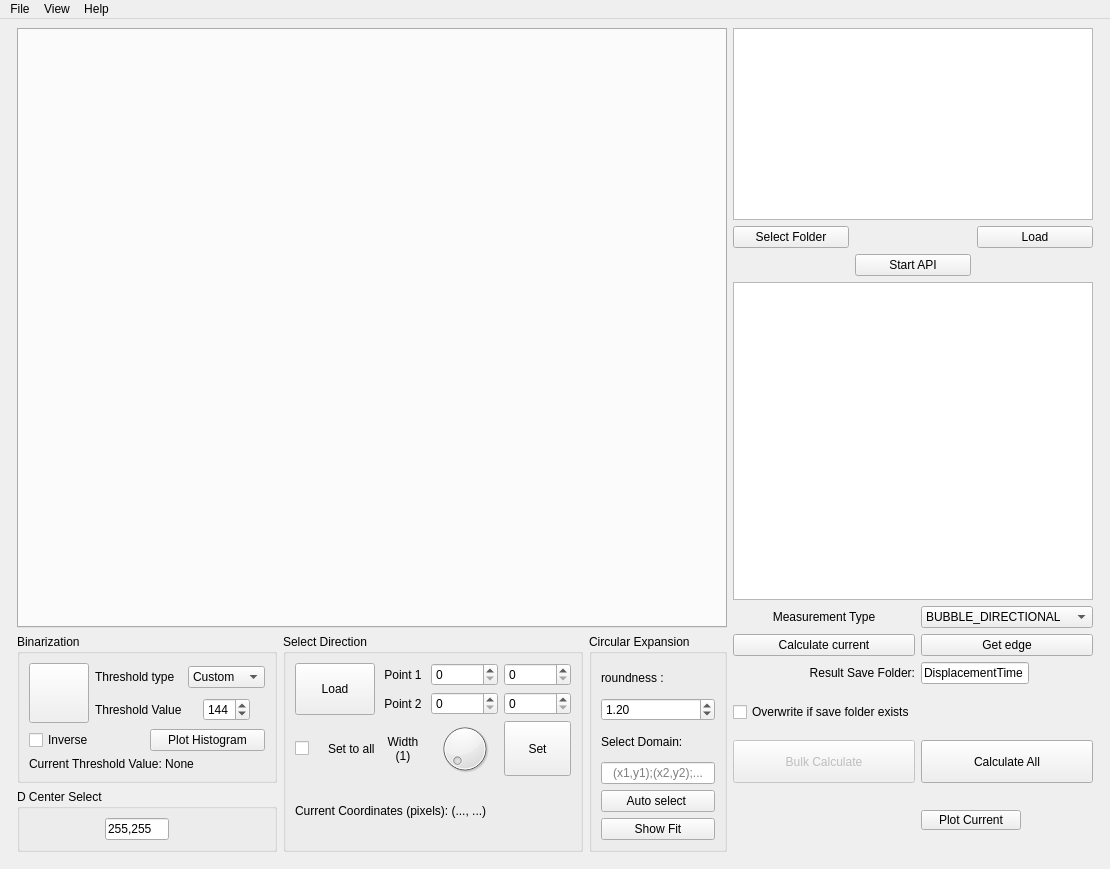
<?xml version="1.0" encoding="UTF-8"?>
<ui version="4.0">
 <class>MainWindow</class>
 <widget class="QMainWindow" name="MainWindow">
  <property name="windowModality">
   <enum>Qt::NonModal</enum>
  </property>
  <property name="geometry">
   <rect>
    <x>0</x>
    <y>0</y>
    <width>1065</width>
    <height>865</height>
   </rect>
  </property>
  <property name="windowTitle">
   <string>MODVORTEx</string>
  </property>
  <widget class="QWidget" name="centralwidget">
   <layout class="QGridLayout" name="gridLayout_5">
    <item row="0" column="0">
     <layout class="QGridLayout" name="gridLayout">
      <property name="leftMargin">
       <number>8</number>
      </property>
      <property name="rightMargin">
       <number>8</number>
      </property>
      <property name="bottomMargin">
       <number>8</number>
      </property>
      <item row="7" column="4">
       <widget class="QPushButton" name="plot_button">
        <property name="enabled">
         <bool>true</bool>
        </property>
        <property name="sizePolicy">
         <sizepolicy hsizetype="Minimum" vsizetype="Minimum">
          <horstretch>0</horstretch>
          <verstretch>0</verstretch>
         </sizepolicy>
        </property>
        <property name="minimumSize">
         <size>
          <width>0</width>
          <height>0</height>
         </size>
        </property>
        <property name="maximumSize">
         <size>
          <width>100</width>
          <height>20</height>
         </size>
        </property>
        <property name="text">
         <string>Plot Current</string>
        </property>
       </widget>
      </item>
      <item row="3" column="2" rowspan="5">
       <widget class="QGroupBox" name="groupBox_4">
        <property name="sizePolicy">
         <sizepolicy hsizetype="Preferred" vsizetype="Preferred">
          <horstretch>1</horstretch>
          <verstretch>0</verstretch>
         </sizepolicy>
        </property>
        <property name="minimumSize">
         <size>
          <width>138</width>
          <height>200</height>
         </size>
        </property>
        <property name="title">
         <string>Circular Expansion</string>
        </property>
        <layout class="QGridLayout" name="gridLayout_9">
         <item row="0" column="0">
          <widget class="QLabel" name="label_9">
           <property name="text">
            <string>roundness :</string>
           </property>
          </widget>
         </item>
         <item row="1" column="0">
          <widget class="QDoubleSpinBox" name="roundness_box">
           <property name="maximum">
            <double>10.000000000000000</double>
           </property>
           <property name="singleStep">
            <double>0.100000000000000</double>
           </property>
           <property name="value">
            <double>1.200000000000000</double>
           </property>
          </widget>
         </item>
         <item row="2" column="0">
          <widget class="QLabel" name="label_10">
           <property name="enabled">
            <bool>true</bool>
           </property>
           <property name="text">
            <string>Select Domain:</string>
           </property>
          </widget>
         </item>
         <item row="3" column="0">
          <widget class="QLineEdit" name="select_domain_line">
           <property name="toolTip">
            <string>Leave empty if you do not want to filter domains</string>
           </property>
           <property name="inputMask">
            <string/>
           </property>
           <property name="text">
            <string/>
           </property>
           <property name="alignment">
            <set>Qt::AlignCenter</set>
           </property>
           <property name="placeholderText">
            <string>(x1,y1);(x2,y2);...</string>
           </property>
          </widget>
         </item>
         <item row="4" column="0">
          <widget class="QPushButton" name="dselect_button">
           <property name="text">
            <string>Auto select </string>
           </property>
          </widget>
         </item>
         <item row="5" column="0">
          <widget class="QPushButton" name="show_domain_fit">
           <property name="text">
            <string>Show Fit</string>
           </property>
          </widget>
         </item>
        </layout>
       </widget>
      </item>
      <item row="6" column="3">
       <widget class="QPushButton" name="bulkcalcButton">
        <property name="enabled">
         <bool>false</bool>
        </property>
        <property name="sizePolicy">
         <sizepolicy hsizetype="Preferred" vsizetype="Preferred">
          <horstretch>0</horstretch>
          <verstretch>0</verstretch>
         </sizepolicy>
        </property>
        <property name="text">
         <string>Bulk Calculate</string>
        </property>
       </widget>
      </item>
      <item row="4" column="3">
       <widget class="QLabel" name="label_7">
        <property name="layoutDirection">
         <enum>Qt::LeftToRight</enum>
        </property>
        <property name="text">
         <string>Result Save Folder:</string>
        </property>
        <property name="alignment">
         <set>Qt::AlignRight|Qt::AlignTrailing|Qt::AlignVCenter</set>
        </property>
       </widget>
      </item>
      <item row="2" column="3">
       <widget class="QLabel" name="label_11">
        <property name="text">
         <string>Measurement Type</string>
        </property>
        <property name="alignment">
         <set>Qt::AlignCenter</set>
        </property>
        <property name="wordWrap">
         <bool>true</bool>
        </property>
       </widget>
      </item>
      <item row="6" column="4">
       <widget class="QPushButton" name="calcAllButton">
        <property name="sizePolicy">
         <sizepolicy hsizetype="Preferred" vsizetype="Preferred">
          <horstretch>0</horstretch>
          <verstretch>0</verstretch>
         </sizepolicy>
        </property>
        <property name="text">
         <string>Calculate All</string>
        </property>
       </widget>
      </item>
      <item row="4" column="4">
       <widget class="QLineEdit" name="save_folder">
        <property name="sizePolicy">
         <sizepolicy hsizetype="Fixed" vsizetype="Fixed">
          <horstretch>0</horstretch>
          <verstretch>0</verstretch>
         </sizepolicy>
        </property>
        <property name="text">
         <string>DisplacementTime</string>
        </property>
       </widget>
      </item>
      <item row="1" column="3" colspan="2">
       <widget class="QTextBrowser" name="textOutput"/>
      </item>
      <item row="3" column="0" rowspan="4">
       <widget class="QGroupBox" name="groupBox_3">
        <property name="sizePolicy">
         <sizepolicy hsizetype="Preferred" vsizetype="Preferred">
          <horstretch>1</horstretch>
          <verstretch>0</verstretch>
         </sizepolicy>
        </property>
        <property name="minimumSize">
         <size>
          <width>260</width>
          <height>0</height>
         </size>
        </property>
        <property name="title">
         <string>Binarization</string>
        </property>
        <layout class="QGridLayout" name="gridLayout_7">
         <item row="2" column="0" colspan="2">
          <widget class="QLabel" name="label_3">
           <property name="text">
            <string>Current Threshold Value: None</string>
           </property>
          </widget>
         </item>
         <item row="1" column="0">
          <widget class="QCheckBox" name="inverse">
           <property name="text">
            <string>Inverse</string>
           </property>
          </widget>
         </item>
         <item row="0" column="0" colspan="2">
          <layout class="QGridLayout" name="gridLayout_2">
           <property name="sizeConstraint">
            <enum>QLayout::SetMinimumSize</enum>
           </property>
           <item row="0" column="0" rowspan="2">
            <widget class="ActionButton" name="binarize_button">
             <property name="sizePolicy">
              <sizepolicy hsizetype="Minimum" vsizetype="Fixed">
               <horstretch>0</horstretch>
               <verstretch>0</verstretch>
              </sizepolicy>
             </property>
             <property name="minimumSize">
              <size>
               <width>60</width>
               <height>60</height>
              </size>
             </property>
             <property name="maximumSize">
              <size>
               <width>60</width>
               <height>60</height>
              </size>
             </property>
             <property name="sizeIncrement">
              <size>
               <width>0</width>
               <height>0</height>
              </size>
             </property>
             <property name="palette">
              <palette>
               <active>
                <colorrole role="WindowText">
                 <brush brushstyle="SolidPattern">
                  <color alpha="255">
                   <red>0</red>
                   <green>0</green>
                   <blue>0</blue>
                  </color>
                 </brush>
                </colorrole>
                <colorrole role="Button">
                 <brush brushstyle="SolidPattern">
                  <color alpha="255">
                   <red>240</red>
                   <green>240</green>
                   <blue>240</blue>
                  </color>
                 </brush>
                </colorrole>
                <colorrole role="Light">
                 <brush brushstyle="SolidPattern">
                  <color alpha="255">
                   <red>255</red>
                   <green>255</green>
                   <blue>255</blue>
                  </color>
                 </brush>
                </colorrole>
                <colorrole role="Midlight">
                 <brush brushstyle="SolidPattern">
                  <color alpha="255">
                   <red>247</red>
                   <green>247</green>
                   <blue>247</blue>
                  </color>
                 </brush>
                </colorrole>
                <colorrole role="Dark">
                 <brush brushstyle="SolidPattern">
                  <color alpha="255">
                   <red>120</red>
                   <green>120</green>
                   <blue>120</blue>
                  </color>
                 </brush>
                </colorrole>
                <colorrole role="Mid">
                 <brush brushstyle="SolidPattern">
                  <color alpha="255">
                   <red>160</red>
                   <green>160</green>
                   <blue>160</blue>
                  </color>
                 </brush>
                </colorrole>
                <colorrole role="Text">
                 <brush brushstyle="SolidPattern">
                  <color alpha="255">
                   <red>0</red>
                   <green>0</green>
                   <blue>0</blue>
                  </color>
                 </brush>
                </colorrole>
                <colorrole role="BrightText">
                 <brush brushstyle="SolidPattern">
                  <color alpha="255">
                   <red>255</red>
                   <green>255</green>
                   <blue>255</blue>
                  </color>
                 </brush>
                </colorrole>
                <colorrole role="ButtonText">
                 <brush brushstyle="SolidPattern">
                  <color alpha="255">
                   <red>0</red>
                   <green>0</green>
                   <blue>0</blue>
                  </color>
                 </brush>
                </colorrole>
                <colorrole role="Base">
                 <brush brushstyle="SolidPattern">
                  <color alpha="255">
                   <red>255</red>
                   <green>255</green>
                   <blue>255</blue>
                  </color>
                 </brush>
                </colorrole>
                <colorrole role="Window">
                 <brush brushstyle="SolidPattern">
                  <color alpha="255">
                   <red>240</red>
                   <green>240</green>
                   <blue>240</blue>
                  </color>
                 </brush>
                </colorrole>
                <colorrole role="Shadow">
                 <brush brushstyle="SolidPattern">
                  <color alpha="255">
                   <red>0</red>
                   <green>0</green>
                   <blue>0</blue>
                  </color>
                 </brush>
                </colorrole>
                <colorrole role="AlternateBase">
                 <brush brushstyle="SolidPattern">
                  <color alpha="255">
                   <red>247</red>
                   <green>247</green>
                   <blue>247</blue>
                  </color>
                 </brush>
                </colorrole>
                <colorrole role="ToolTipBase">
                 <brush brushstyle="SolidPattern">
                  <color alpha="255">
                   <red>255</red>
                   <green>255</green>
                   <blue>220</blue>
                  </color>
                 </brush>
                </colorrole>
                <colorrole role="ToolTipText">
                 <brush brushstyle="SolidPattern">
                  <color alpha="255">
                   <red>0</red>
                   <green>0</green>
                   <blue>0</blue>
                  </color>
                 </brush>
                </colorrole>
                <colorrole role="PlaceholderText">
                 <brush brushstyle="SolidPattern">
                  <color alpha="128">
                   <red>0</red>
                   <green>0</green>
                   <blue>0</blue>
                  </color>
                 </brush>
                </colorrole>
               </active>
               <inactive>
                <colorrole role="WindowText">
                 <brush brushstyle="SolidPattern">
                  <color alpha="255">
                   <red>0</red>
                   <green>0</green>
                   <blue>0</blue>
                  </color>
                 </brush>
                </colorrole>
                <colorrole role="Button">
                 <brush brushstyle="SolidPattern">
                  <color alpha="255">
                   <red>240</red>
                   <green>240</green>
                   <blue>240</blue>
                  </color>
                 </brush>
                </colorrole>
                <colorrole role="Light">
                 <brush brushstyle="SolidPattern">
                  <color alpha="255">
                   <red>255</red>
                   <green>255</green>
                   <blue>255</blue>
                  </color>
                 </brush>
                </colorrole>
                <colorrole role="Midlight">
                 <brush brushstyle="SolidPattern">
                  <color alpha="255">
                   <red>247</red>
                   <green>247</green>
                   <blue>247</blue>
                  </color>
                 </brush>
                </colorrole>
                <colorrole role="Dark">
                 <brush brushstyle="SolidPattern">
                  <color alpha="255">
                   <red>120</red>
                   <green>120</green>
                   <blue>120</blue>
                  </color>
                 </brush>
                </colorrole>
                <colorrole role="Mid">
                 <brush brushstyle="SolidPattern">
                  <color alpha="255">
                   <red>160</red>
                   <green>160</green>
                   <blue>160</blue>
                  </color>
                 </brush>
                </colorrole>
                <colorrole role="Text">
                 <brush brushstyle="SolidPattern">
                  <color alpha="255">
                   <red>0</red>
                   <green>0</green>
                   <blue>0</blue>
                  </color>
                 </brush>
                </colorrole>
                <colorrole role="BrightText">
                 <brush brushstyle="SolidPattern">
                  <color alpha="255">
                   <red>255</red>
                   <green>255</green>
                   <blue>255</blue>
                  </color>
                 </brush>
                </colorrole>
                <colorrole role="ButtonText">
                 <brush brushstyle="SolidPattern">
                  <color alpha="255">
                   <red>0</red>
                   <green>0</green>
                   <blue>0</blue>
                  </color>
                 </brush>
                </colorrole>
                <colorrole role="Base">
                 <brush brushstyle="SolidPattern">
                  <color alpha="255">
                   <red>255</red>
                   <green>255</green>
                   <blue>255</blue>
                  </color>
                 </brush>
                </colorrole>
                <colorrole role="Window">
                 <brush brushstyle="SolidPattern">
                  <color alpha="255">
                   <red>240</red>
                   <green>240</green>
                   <blue>240</blue>
                  </color>
                 </brush>
                </colorrole>
                <colorrole role="Shadow">
                 <brush brushstyle="SolidPattern">
                  <color alpha="255">
                   <red>0</red>
                   <green>0</green>
                   <blue>0</blue>
                  </color>
                 </brush>
                </colorrole>
                <colorrole role="AlternateBase">
                 <brush brushstyle="SolidPattern">
                  <color alpha="255">
                   <red>247</red>
                   <green>247</green>
                   <blue>247</blue>
                  </color>
                 </brush>
                </colorrole>
                <colorrole role="ToolTipBase">
                 <brush brushstyle="SolidPattern">
                  <color alpha="255">
                   <red>255</red>
                   <green>255</green>
                   <blue>220</blue>
                  </color>
                 </brush>
                </colorrole>
                <colorrole role="ToolTipText">
                 <brush brushstyle="SolidPattern">
                  <color alpha="255">
                   <red>0</red>
                   <green>0</green>
                   <blue>0</blue>
                  </color>
                 </brush>
                </colorrole>
                <colorrole role="PlaceholderText">
                 <brush brushstyle="SolidPattern">
                  <color alpha="128">
                   <red>0</red>
                   <green>0</green>
                   <blue>0</blue>
                  </color>
                 </brush>
                </colorrole>
               </inactive>
               <disabled>
                <colorrole role="WindowText">
                 <brush brushstyle="SolidPattern">
                  <color alpha="255">
                   <red>120</red>
                   <green>120</green>
                   <blue>120</blue>
                  </color>
                 </brush>
                </colorrole>
                <colorrole role="Button">
                 <brush brushstyle="SolidPattern">
                  <color alpha="255">
                   <red>240</red>
                   <green>240</green>
                   <blue>240</blue>
                  </color>
                 </brush>
                </colorrole>
                <colorrole role="Light">
                 <brush brushstyle="SolidPattern">
                  <color alpha="255">
                   <red>255</red>
                   <green>255</green>
                   <blue>255</blue>
                  </color>
                 </brush>
                </colorrole>
                <colorrole role="Midlight">
                 <brush brushstyle="SolidPattern">
                  <color alpha="255">
                   <red>247</red>
                   <green>247</green>
                   <blue>247</blue>
                  </color>
                 </brush>
                </colorrole>
                <colorrole role="Dark">
                 <brush brushstyle="SolidPattern">
                  <color alpha="255">
                   <red>120</red>
                   <green>120</green>
                   <blue>120</blue>
                  </color>
                 </brush>
                </colorrole>
                <colorrole role="Mid">
                 <brush brushstyle="SolidPattern">
                  <color alpha="255">
                   <red>160</red>
                   <green>160</green>
                   <blue>160</blue>
                  </color>
                 </brush>
                </colorrole>
                <colorrole role="Text">
                 <brush brushstyle="SolidPattern">
                  <color alpha="255">
                   <red>120</red>
                   <green>120</green>
                   <blue>120</blue>
                  </color>
                 </brush>
                </colorrole>
                <colorrole role="BrightText">
                 <brush brushstyle="SolidPattern">
                  <color alpha="255">
                   <red>255</red>
                   <green>255</green>
                   <blue>255</blue>
                  </color>
                 </brush>
                </colorrole>
                <colorrole role="ButtonText">
                 <brush brushstyle="SolidPattern">
                  <color alpha="255">
                   <red>120</red>
                   <green>120</green>
                   <blue>120</blue>
                  </color>
                 </brush>
                </colorrole>
                <colorrole role="Base">
                 <brush brushstyle="SolidPattern">
                  <color alpha="255">
                   <red>240</red>
                   <green>240</green>
                   <blue>240</blue>
                  </color>
                 </brush>
                </colorrole>
                <colorrole role="Window">
                 <brush brushstyle="SolidPattern">
                  <color alpha="255">
                   <red>240</red>
                   <green>240</green>
                   <blue>240</blue>
                  </color>
                 </brush>
                </colorrole>
                <colorrole role="Shadow">
                 <brush brushstyle="SolidPattern">
                  <color alpha="255">
                   <red>0</red>
                   <green>0</green>
                   <blue>0</blue>
                  </color>
                 </brush>
                </colorrole>
                <colorrole role="AlternateBase">
                 <brush brushstyle="SolidPattern">
                  <color alpha="255">
                   <red>240</red>
                   <green>240</green>
                   <blue>240</blue>
                  </color>
                 </brush>
                </colorrole>
                <colorrole role="ToolTipBase">
                 <brush brushstyle="SolidPattern">
                  <color alpha="255">
                   <red>255</red>
                   <green>255</green>
                   <blue>220</blue>
                  </color>
                 </brush>
                </colorrole>
                <colorrole role="ToolTipText">
                 <brush brushstyle="SolidPattern">
                  <color alpha="255">
                   <red>0</red>
                   <green>0</green>
                   <blue>0</blue>
                  </color>
                 </brush>
                </colorrole>
                <colorrole role="PlaceholderText">
                 <brush brushstyle="SolidPattern">
                  <color alpha="128">
                   <red>0</red>
                   <green>0</green>
                   <blue>0</blue>
                  </color>
                 </brush>
                </colorrole>
               </disabled>
              </palette>
             </property>
             <property name="toolTip">
              <string/>
             </property>
             <property name="autoFillBackground">
              <bool>false</bool>
             </property>
             <property name="text">
              <string/>
             </property>
             <property name="iconSize">
              <size>
               <width>32</width>
               <height>32</height>
              </size>
             </property>
             <property name="default">
              <bool>false</bool>
             </property>
            </widget>
           </item>
           <item row="1" column="1" alignment="Qt::AlignLeft">
            <widget class="QLabel" name="label">
             <property name="maximumSize">
              <size>
               <width>16777215</width>
               <height>16777215</height>
              </size>
             </property>
             <property name="text">
              <string>Threshold Value</string>
             </property>
            </widget>
           </item>
           <item row="1" column="2" alignment="Qt::AlignHCenter">
            <widget class="QSpinBox" name="spinBox">
             <property name="minimumSize">
              <size>
               <width>0</width>
               <height>0</height>
              </size>
             </property>
             <property name="maximumSize">
              <size>
               <width>16777215</width>
               <height>16777215</height>
              </size>
             </property>
             <property name="suffix">
              <string/>
             </property>
             <property name="maximum">
              <number>255</number>
             </property>
             <property name="value">
              <number>144</number>
             </property>
            </widget>
           </item>
           <item row="0" column="1">
            <widget class="QLabel" name="label_2">
             <property name="maximumSize">
              <size>
               <width>16777215</width>
               <height>16777215</height>
              </size>
             </property>
             <property name="text">
              <string>Threshold type</string>
             </property>
            </widget>
           </item>
           <item row="0" column="2">
            <widget class="QComboBox" name="b_combo_box">
             <item>
              <property name="text">
               <string>Custom</string>
              </property>
             </item>
             <item>
              <property name="text">
               <string>Otsu</string>
              </property>
             </item>
            </widget>
           </item>
          </layout>
         </item>
         <item row="1" column="1">
          <widget class="QPushButton" name="plt_histogram_b">
           <property name="toolTip">
            <string>show the histogram of gaussian blured image show in the current tab</string>
           </property>
           <property name="text">
            <string>Plot Histogram</string>
           </property>
          </widget>
         </item>
        </layout>
       </widget>
      </item>
      <item row="5" column="3">
       <widget class="QCheckBox" name="bulk_overwrite_check">
        <property name="sizePolicy">
         <sizepolicy hsizetype="Minimum" vsizetype="Preferred">
          <horstretch>0</horstretch>
          <verstretch>0</verstretch>
         </sizepolicy>
        </property>
        <property name="layoutDirection">
         <enum>Qt::LeftToRight</enum>
        </property>
        <property name="text">
         <string>Overwrite if save folder exists</string>
        </property>
       </widget>
      </item>
      <item row="3" column="4">
       <widget class="QPushButton" name="genEdges">
        <property name="text">
         <string>Get edge</string>
        </property>
       </widget>
      </item>
      <item row="3" column="1" rowspan="5">
       <widget class="QGroupBox" name="groupBox_2">
        <property name="sizePolicy">
         <sizepolicy hsizetype="Preferred" vsizetype="Preferred">
          <horstretch>1</horstretch>
          <verstretch>0</verstretch>
         </sizepolicy>
        </property>
        <property name="minimumSize">
         <size>
          <width>300</width>
          <height>200</height>
         </size>
        </property>
        <property name="title">
         <string>Select Direction</string>
        </property>
        <layout class="QGridLayout" name="gridLayout_8">
         <item row="0" column="0">
          <layout class="QGridLayout" name="gridLayout_4">
           <item row="1" column="1">
            <widget class="QLabel" name="label_4">
             <property name="text">
              <string>Point 2</string>
             </property>
             <property name="alignment">
              <set>Qt::AlignCenter</set>
             </property>
            </widget>
           </item>
           <item row="2" column="2">
            <widget class="QDial" name="dial">
             <property name="sizePolicy">
              <sizepolicy hsizetype="Ignored" vsizetype="Ignored">
               <horstretch>0</horstretch>
               <verstretch>0</verstretch>
              </sizepolicy>
             </property>
             <property name="minimum">
              <number>1</number>
             </property>
             <property name="maximum">
              <number>199</number>
             </property>
             <property name="singleStep">
              <number>2</number>
             </property>
            </widget>
           </item>
           <item row="1" column="2">
            <widget class="QSpinBox" name="linep2_x">
             <property name="sizePolicy">
              <sizepolicy hsizetype="Maximum" vsizetype="Fixed">
               <horstretch>0</horstretch>
               <verstretch>0</verstretch>
              </sizepolicy>
             </property>
             <property name="minimum">
              <number>0</number>
             </property>
             <property name="maximum">
              <number>999999</number>
             </property>
            </widget>
           </item>
           <item row="0" column="1">
            <widget class="QLabel" name="label_6">
             <property name="text">
              <string>Point 1</string>
             </property>
             <property name="alignment">
              <set>Qt::AlignCenter</set>
             </property>
            </widget>
           </item>
           <item row="2" column="1">
            <widget class="QLabel" name="label_dial">
             <property name="text">
              <string>Width
(1)</string>
             </property>
             <property name="alignment">
              <set>Qt::AlignCenter</set>
             </property>
            </widget>
           </item>
           <item row="2" column="3">
            <widget class="QPushButton" name="setButton">
             <property name="sizePolicy">
              <sizepolicy hsizetype="Ignored" vsizetype="Ignored">
               <horstretch>0</horstretch>
               <verstretch>0</verstretch>
              </sizepolicy>
             </property>
             <property name="text">
              <string>Set</string>
             </property>
            </widget>
           </item>
           <item row="0" column="0" rowspan="2">
            <widget class="QPushButton" name="loadPointsButton">
             <property name="sizePolicy">
              <sizepolicy hsizetype="Minimum" vsizetype="Preferred">
               <horstretch>0</horstretch>
               <verstretch>0</verstretch>
              </sizepolicy>
             </property>
             <property name="text">
              <string>Load</string>
             </property>
            </widget>
           </item>
           <item row="0" column="3">
            <widget class="QSpinBox" name="linep1_y">
             <property name="sizePolicy">
              <sizepolicy hsizetype="Maximum" vsizetype="Fixed">
               <horstretch>0</horstretch>
               <verstretch>0</verstretch>
              </sizepolicy>
             </property>
             <property name="minimum">
              <number>0</number>
             </property>
             <property name="maximum">
              <number>999999</number>
             </property>
            </widget>
           </item>
           <item row="1" column="3">
            <widget class="QSpinBox" name="linep2_y">
             <property name="sizePolicy">
              <sizepolicy hsizetype="Maximum" vsizetype="Fixed">
               <horstretch>0</horstretch>
               <verstretch>0</verstretch>
              </sizepolicy>
             </property>
             <property name="minimum">
              <number>0</number>
             </property>
             <property name="maximum">
              <number>999999</number>
             </property>
            </widget>
           </item>
           <item row="0" column="2">
            <widget class="QSpinBox" name="linep1_x">
             <property name="sizePolicy">
              <sizepolicy hsizetype="Maximum" vsizetype="Fixed">
               <horstretch>0</horstretch>
               <verstretch>0</verstretch>
              </sizepolicy>
             </property>
             <property name="minimum">
              <number>0</number>
             </property>
             <property name="maximum">
              <number>999999</number>
             </property>
            </widget>
           </item>
           <item row="2" column="0">
            <layout class="QHBoxLayout" name="horizontalLayout">
             <item>
              <widget class="QCheckBox" name="checkBox">
               <property name="sizePolicy">
                <sizepolicy hsizetype="Minimum" vsizetype="Ignored">
                 <horstretch>0</horstretch>
                 <verstretch>0</verstretch>
                </sizepolicy>
               </property>
               <property name="text">
                <string/>
               </property>
              </widget>
             </item>
             <item>
              <widget class="QLabel" name="label_8">
               <property name="text">
                <string>Set to all</string>
               </property>
               <property name="scaledContents">
                <bool>false</bool>
               </property>
               <property name="wordWrap">
                <bool>true</bool>
               </property>
              </widget>
             </item>
            </layout>
           </item>
          </layout>
         </item>
         <item row="1" column="0">
          <widget class="QLabel" name="coord_label">
           <property name="sizePolicy">
            <sizepolicy hsizetype="Minimum" vsizetype="Maximum">
             <horstretch>0</horstretch>
             <verstretch>0</verstretch>
            </sizepolicy>
           </property>
           <property name="minimumSize">
            <size>
             <width>0</width>
             <height>58</height>
            </size>
           </property>
           <property name="text">
            <string>Current Coordinates (pixels): (..., ...)</string>
           </property>
          </widget>
         </item>
        </layout>
       </widget>
      </item>
      <item row="0" column="3" colspan="2">
       <layout class="QGridLayout" name="gridLayout_3">
        <item row="0" column="0" colspan="3">
         <widget class="QPlainTextEdit" name="textInputFolder">
          <property name="sizePolicy">
           <sizepolicy hsizetype="Minimum" vsizetype="Minimum">
            <horstretch>0</horstretch>
            <verstretch>0</verstretch>
           </sizepolicy>
          </property>
         </widget>
        </item>
        <item row="1" column="0">
         <widget class="QPushButton" name="loadfolder">
          <property name="text">
           <string>Select Folder</string>
          </property>
         </widget>
        </item>
        <item row="1" column="2">
         <widget class="QPushButton" name="load">
          <property name="text">
           <string>Load</string>
          </property>
         </widget>
        </item>
        <item row="2" column="1">
         <widget class="QPushButton" name="api_button">
          <property name="text">
           <string>Start API</string>
          </property>
         </widget>
        </item>
       </layout>
      </item>
      <item row="0" column="0" rowspan="3" colspan="3">
       <widget class="QTabWidget" name="tabWidget">
        <property name="minimumSize">
         <size>
          <width>600</width>
          <height>600</height>
         </size>
        </property>
        <property name="tabShape">
         <enum>QTabWidget::Rounded</enum>
        </property>
        <property name="currentIndex">
         <number>-1</number>
        </property>
        <property name="documentMode">
         <bool>false</bool>
        </property>
        <property name="tabsClosable">
         <bool>true</bool>
        </property>
        <property name="movable">
         <bool>false</bool>
        </property>
        <property name="tabBarAutoHide">
         <bool>false</bool>
        </property>
       </widget>
      </item>
      <item row="7" column="0">
       <widget class="QGroupBox" name="groupBox">
        <property name="sizePolicy">
         <sizepolicy hsizetype="Preferred" vsizetype="Preferred">
          <horstretch>0</horstretch>
          <verstretch>0</verstretch>
         </sizepolicy>
        </property>
        <property name="minimumSize">
         <size>
          <width>0</width>
          <height>60</height>
         </size>
        </property>
        <property name="title">
         <string>D Center Select</string>
        </property>
        <layout class="QGridLayout" name="gridLayout_6">
         <item row="0" column="3">
          <spacer name="horizontalSpacer_2">
           <property name="orientation">
            <enum>Qt::Horizontal</enum>
           </property>
           <property name="sizeHint" stdset="0">
            <size>
             <width>140</width>
             <height>20</height>
            </size>
           </property>
          </spacer>
         </item>
         <item row="0" column="1">
          <widget class="QLineEdit" name="center_select">
           <property name="sizePolicy">
            <sizepolicy hsizetype="Preferred" vsizetype="Fixed">
             <horstretch>0</horstretch>
             <verstretch>0</verstretch>
            </sizepolicy>
           </property>
           <property name="text">
            <string>255,255</string>
           </property>
          </widget>
         </item>
         <item row="0" column="0">
          <spacer name="horizontalSpacer">
           <property name="orientation">
            <enum>Qt::Horizontal</enum>
           </property>
           <property name="sizeHint" stdset="0">
            <size>
             <width>120</width>
             <height>20</height>
            </size>
           </property>
          </spacer>
         </item>
        </layout>
       </widget>
      </item>
      <item row="2" column="4">
       <widget class="QComboBox" name="measType">
        <property name="editable">
         <bool>false</bool>
        </property>
        <property name="currentIndex">
         <number>0</number>
        </property>
        <item>
         <property name="text">
          <string>BUBBLE_DIRECTIONAL</string>
         </property>
        </item>
        <item>
         <property name="text">
          <string>ARBITARY_STRUCTURE</string>
         </property>
        </item>
        <item>
         <property name="text">
          <string>BUBBLE_CIRCLE_FIT</string>
         </property>
        </item>
       </widget>
      </item>
      <item row="3" column="3">
       <widget class="QPushButton" name="calcButton">
        <property name="text">
         <string>Calculate current</string>
        </property>
       </widget>
      </item>
     </layout>
    </item>
   </layout>
  </widget>
  <widget class="QMenuBar" name="menubar">
   <property name="geometry">
    <rect>
     <x>0</x>
     <y>0</y>
     <width>1065</width>
     <height>22</height>
    </rect>
   </property>
   <widget class="QMenu" name="menuHelp">
    <property name="title">
     <string>Help</string>
    </property>
    <addaction name="actionDocumentation"/>
    <addaction name="actionAbout"/>
   </widget>
   <widget class="QMenu" name="menuFile">
    <property name="title">
     <string>File</string>
    </property>
    <addaction name="actionSelect_Folder"/>
   </widget>
   <widget class="QMenu" name="menuEdit">
    <property name="title">
     <string>View</string>
    </property>
    <addaction name="actionImage_Viewer"/>
    <addaction name="actionSettings"/>
   </widget>
   <addaction name="menuFile"/>
   <addaction name="menuEdit"/>
   <addaction name="menuHelp"/>
  </widget>
  <action name="actionBinarizeImage">
   <property name="checkable">
    <bool>true</bool>
   </property>
   <property name="icon">
    <iconset resource="icons.qrc">
     <normaloff>:/icons/icons/blue-document-attribute-b.png</normaloff>:/icons/icons/blue-document-attribute-b.png</iconset>
   </property>
   <property name="text">
    <string>Binarize Image</string>
   </property>
   <property name="toolTip">
    <string>It will show the binarized images in the tabs</string>
   </property>
   <property name="shortcut">
    <string>Ctrl+B</string>
   </property>
  </action>
  <action name="actionAbout">
   <property name="text">
    <string>About</string>
   </property>
  </action>
  <action name="actionDocumentation">
   <property name="text">
    <string>Documentation</string>
   </property>
  </action>
  <action name="actionSelect_Folder">
   <property name="text">
    <string>Select Folder</string>
   </property>
   <property name="shortcut">
    <string>Ctrl+F</string>
   </property>
  </action>
  <action name="actionSettings">
   <property name="text">
    <string>Settings</string>
   </property>
  </action>
  <action name="actionImage_Viewer">
   <property name="text">
    <string>Image Viewer</string>
   </property>
   <property name="shortcut">
    <string>Ctrl+D</string>
   </property>
  </action>
 </widget>
 <customwidgets>
  <customwidget>
   <class>ActionButton</class>
   <extends>QPushButton</extends>
   <header location="global">custom_widgets</header>
  </customwidget>
 </customwidgets>
 <resources>
  <include location="icons.qrc"/>
 </resources>
 <connections/>
</ui>
